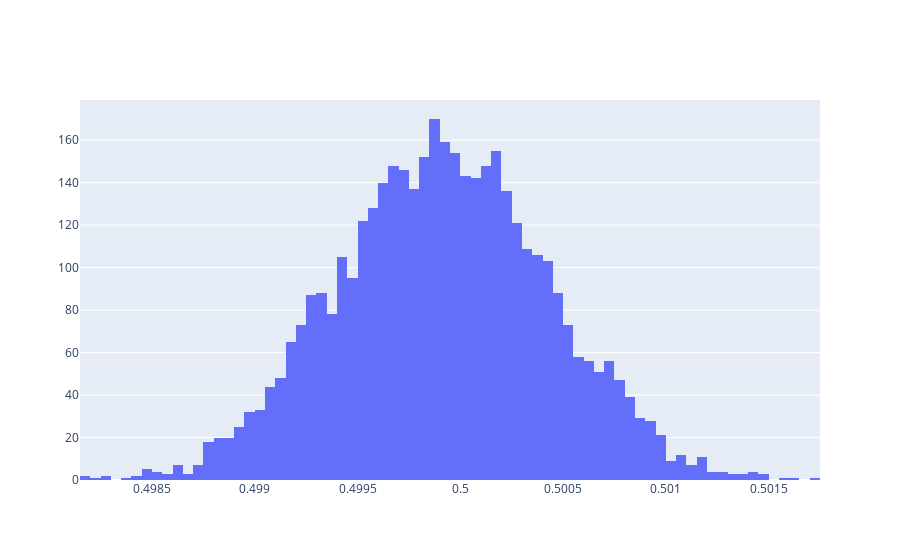

Source (notebook cell):
### Code cell
go.Figure(
    data=[
        go.Histogram(
            x=distribution.sample([4096])
        )
    ]
)

### Figure 1 — Plotly figure (JSON) as saved in the notebook; plotly's stock layout.template omitted (floating-point values rounded to 4 significant figures; data arrays with more than 128 entries replaced by an {"elided": "..."} marker saying what was removed)
{"data": [{"type": "histogram", "x": {"elided": "4096 float values"}}], "layout": {}}
